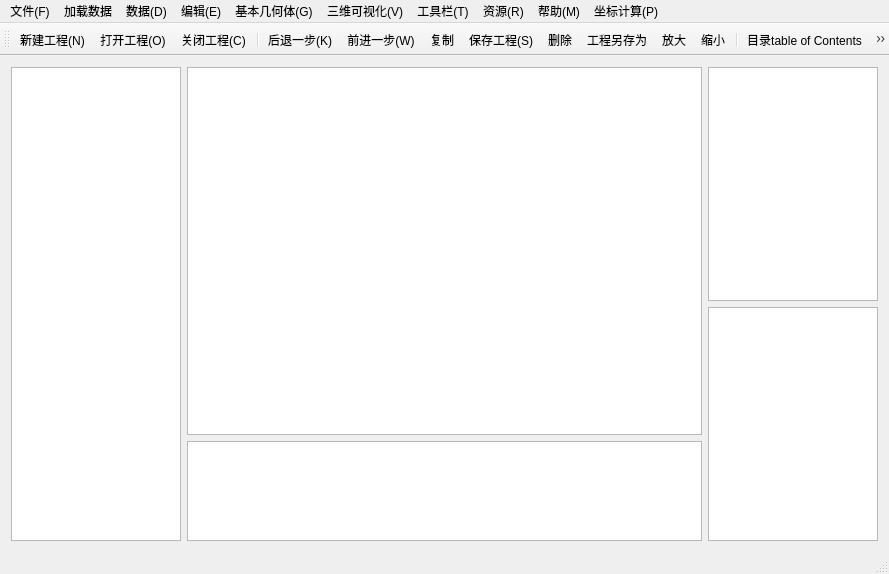
<?xml version="1.0" encoding="UTF-8"?>
<ui version="4.0">
 <class>MainWindow</class>
 <widget class="QMainWindow" name="MainWindow">
  <property name="geometry">
   <rect>
    <x>0</x>
    <y>0</y>
    <width>889</width>
    <height>574</height>
   </rect>
  </property>
  <property name="windowTitle">
   <string>油藏数据三维可视化平台</string>
  </property>
  <widget class="QWidget" name="centralWidget">
   <layout class="QHBoxLayout" name="horizontalLayout_2">
    <item>
     <layout class="QHBoxLayout" name="horizontalLayout">
      <item>
       <widget class="TreeView" name="treeView">
        <property name="sizePolicy">
         <sizepolicy hsizetype="MinimumExpanding" vsizetype="MinimumExpanding">
          <horstretch>0</horstretch>
          <verstretch>0</verstretch>
         </sizepolicy>
        </property>
        <property name="minimumSize">
         <size>
          <width>170</width>
          <height>0</height>
         </size>
        </property>
        <property name="maximumSize">
         <size>
          <width>170</width>
          <height>16777215</height>
         </size>
        </property>
        <property name="contextMenuPolicy">
         <enum>Qt::CustomContextMenu</enum>
        </property>
        <property name="autoFillBackground">
         <bool>true</bool>
        </property>
        <property name="verticalScrollBarPolicy">
         <enum>Qt::ScrollBarAsNeeded</enum>
        </property>
        <property name="horizontalScrollBarPolicy">
         <enum>Qt::ScrollBarAsNeeded</enum>
        </property>
        <property name="sizeAdjustPolicy">
         <enum>QAbstractScrollArea::AdjustToContents</enum>
        </property>
        <property name="autoScroll">
         <bool>true</bool>
        </property>
        <property name="autoScrollMargin">
         <number>16</number>
        </property>
        <property name="alternatingRowColors">
         <bool>true</bool>
        </property>
        <property name="iconSize">
         <size>
          <width>16</width>
          <height>16</height>
         </size>
        </property>
        <property name="autoExpandDelay">
         <number>-1</number>
        </property>
        <property name="uniformRowHeights">
         <bool>true</bool>
        </property>
        <property name="animated">
         <bool>true</bool>
        </property>
        <property name="headerHidden">
         <bool>true</bool>
        </property>
        <attribute name="headerVisible">
         <bool>false</bool>
        </attribute>
        <attribute name="headerCascadingSectionResizes">
         <bool>false</bool>
        </attribute>
        <attribute name="headerHighlightSections">
         <bool>false</bool>
        </attribute>
        <attribute name="headerShowSortIndicator" stdset="0">
         <bool>false</bool>
        </attribute>
       </widget>
      </item>
      <item>
       <layout class="QVBoxLayout" name="verticalLayout_3">
        <item>
         <widget class="GraphicsView" name="graphicsView">
          <property name="sizePolicy">
           <sizepolicy hsizetype="Expanding" vsizetype="Expanding">
            <horstretch>0</horstretch>
            <verstretch>0</verstretch>
           </sizepolicy>
          </property>
          <property name="contextMenuPolicy">
           <enum>Qt::CustomContextMenu</enum>
          </property>
         </widget>
        </item>
        <item>
         <widget class="QGraphicsView" name="graphicsView_Bottom">
          <property name="sizePolicy">
           <sizepolicy hsizetype="Expanding" vsizetype="Fixed">
            <horstretch>0</horstretch>
            <verstretch>0</verstretch>
           </sizepolicy>
          </property>
          <property name="minimumSize">
           <size>
            <width>0</width>
            <height>100</height>
           </size>
          </property>
          <property name="maximumSize">
           <size>
            <width>16777215</width>
            <height>100</height>
           </size>
          </property>
         </widget>
        </item>
       </layout>
      </item>
      <item>
       <layout class="QVBoxLayout" name="verticalLayout_6">
        <item>
         <widget class="QGraphicsView" name="graphicsView_RTop">
          <property name="enabled">
           <bool>true</bool>
          </property>
          <property name="sizePolicy">
           <sizepolicy hsizetype="Fixed" vsizetype="Expanding">
            <horstretch>0</horstretch>
            <verstretch>0</verstretch>
           </sizepolicy>
          </property>
          <property name="minimumSize">
           <size>
            <width>170</width>
            <height>0</height>
           </size>
          </property>
          <property name="maximumSize">
           <size>
            <width>170</width>
            <height>16777215</height>
           </size>
          </property>
         </widget>
        </item>
        <item>
         <widget class="QGraphicsView" name="graphicsView_RBottom">
          <property name="enabled">
           <bool>true</bool>
          </property>
          <property name="sizePolicy">
           <sizepolicy hsizetype="Fixed" vsizetype="Expanding">
            <horstretch>0</horstretch>
            <verstretch>0</verstretch>
           </sizepolicy>
          </property>
          <property name="minimumSize">
           <size>
            <width>170</width>
            <height>0</height>
           </size>
          </property>
          <property name="maximumSize">
           <size>
            <width>170</width>
            <height>16777215</height>
           </size>
          </property>
         </widget>
        </item>
       </layout>
      </item>
     </layout>
    </item>
   </layout>
  </widget>
  <widget class="QMenuBar" name="menuBar">
   <property name="enabled">
    <bool>true</bool>
   </property>
   <property name="geometry">
    <rect>
     <x>0</x>
     <y>0</y>
     <width>889</width>
     <height>23</height>
    </rect>
   </property>
   <widget class="QMenu" name="menu_2">
    <property name="title">
     <string>编辑(E)</string>
    </property>
    <widget class="QMenu" name="menu_5">
     <property name="title">
      <string>选择</string>
     </property>
     <widget class="QMenu" name="menu_10">
      <property name="title">
       <string>旋转</string>
      </property>
      <addaction name="whirl_alone"/>
      <addaction name="whirl"/>
     </widget>
     <addaction name="Pick_up"/>
     <addaction name="Drag"/>
     <addaction name="menu_10"/>
     <addaction name="extend"/>
     <addaction name="Unselected"/>
    </widget>
    <addaction name="Revocation"/>
    <addaction name="Restore"/>
    <addaction name="reduction"/>
    <addaction name="menu_5"/>
    <addaction name="merge"/>
    <addaction name="delete_2"/>
    <addaction name="copy"/>
    <addaction name="Cutting"/>
   </widget>
   <widget class="QMenu" name="menu_3">
    <property name="title">
     <string>三维可视化(V)</string>
    </property>
    <widget class="QMenu" name="menu_6">
     <property name="title">
      <string>场景显示</string>
     </property>
     <addaction name="panoramic"/>
     <addaction name="Plan_view"/>
     <addaction name="Bottom_view"/>
     <addaction name="North_view"/>
     <addaction name="Parallel_projection"/>
     <addaction name="Perspective_projection"/>
    </widget>
    <widget class="QMenu" name="menu_7">
     <property name="title">
      <string>缩放</string>
     </property>
     <addaction name="enlarge"/>
     <addaction name="Narrow"/>
    </widget>
    <addaction name="Property_superposition"/>
    <addaction name="menu_6"/>
    <addaction name="menu_7"/>
    <addaction name="Outsourcing_box"/>
    <addaction name="XYZ"/>
    <addaction name="Staff"/>
    <addaction name="color"/>
    <addaction name="Hide_Show"/>
    <addaction name="move"/>
    <addaction name="Light_control"/>
   </widget>
   <widget class="QMenu" name="menu_4">
    <property name="title">
     <string>帮助(M)</string>
    </property>
    <addaction name="table_of_Contents"/>
    <addaction name="Index"/>
    <addaction name="Online_Help"/>
   </widget>
   <widget class="QMenu" name="menu_T">
    <property name="title">
     <string>工具栏(T)</string>
    </property>
    <addaction name="straight_line"/>
    <addaction name="text_editor"/>
    <addaction name="Draw_boundary"/>
    <addaction name="Generate_contours"/>
    <addaction name="layer"/>
    <addaction name="AssistantView"/>
   </widget>
   <widget class="QMenu" name="menu_R">
    <property name="title">
     <string>资源(R)</string>
    </property>
   </widget>
   <widget class="QMenu" name="menu_D">
    <property name="title">
     <string>数据(D)</string>
    </property>
    <widget class="QMenu" name="menu_8">
     <property name="title">
      <string>单井</string>
     </property>
     <addaction name="Wellhead"/>
     <addaction name="well_deviation"/>
     <addaction name="Well_trajectory"/>
     <addaction name="Logs"/>
     <addaction name="Perforation"/>
     <addaction name="Stratified"/>
    </widget>
    <addaction name="menu_8"/>
    <addaction name="Reservoir_Simulation"/>
    <addaction name="Geological_model"/>
    <addaction name="crack"/>
    <addaction name="drilling"/>
    <addaction name="profile"/>
    <addaction name="Structural_map"/>
    <addaction name="Thematic_map"/>
    <addaction name="point"/>
    <addaction name="line"/>
    <addaction name="surface"/>
    <addaction name="body_part"/>
   </widget>
   <widget class="QMenu" name="menu_11">
    <property name="title">
     <string>基本几何体(G)</string>
    </property>
    <addaction name="Sphere"/>
    <addaction name="cuboid"/>
    <addaction name="Ellipsoid"/>
    <addaction name="Cone"/>
    <addaction name="Cylinder"/>
    <addaction name="Yuantong"/>
    <addaction name="Ring"/>
   </widget>
   <widget class="QMenu" name="menu">
    <property name="title">
     <string>文件(F)</string>
    </property>
    <addaction name="createProject"/>
    <addaction name="openProject"/>
    <addaction name="saveProject"/>
    <addaction name="saveProjectAS"/>
    <addaction name="closeProject"/>
    <addaction name="separator"/>
    <addaction name="quit"/>
   </widget>
   <widget class="QMenu" name="menu_12">
    <property name="title">
     <string>加载数据</string>
    </property>
    <addaction name="loadStrataSurface"/>
    <addaction name="loadFault"/>
    <addaction name="loadWell"/>
    <addaction name="separator"/>
    <addaction name="loadSModel"/>
    <addaction name="loadVModel"/>
    <addaction name="separator"/>
    <addaction name="loadExplorationResult"/>
    <addaction name="loadProfile"/>
    <addaction name="loadCompositeColumn"/>
   </widget>
   <widget class="QMenu" name="menu_P">
    <property name="title">
     <string>坐标计算(P)</string>
    </property>
    <addaction name="ExplorationResultDataTransForm"/>
    <addaction name="ProfileDataTransform"/>
    <addaction name="SinglewellDataTransform"/>
    <addaction name="DataTransform"/>
   </widget>
   <addaction name="menu"/>
   <addaction name="menu_12"/>
   <addaction name="menu_D"/>
   <addaction name="menu_2"/>
   <addaction name="menu_11"/>
   <addaction name="menu_3"/>
   <addaction name="menu_T"/>
   <addaction name="menu_R"/>
   <addaction name="menu_4"/>
   <addaction name="menu_P"/>
  </widget>
  <widget class="QStatusBar" name="statusBar"/>
  <widget class="QToolBar" name="mainToolBar">
   <property name="enabled">
    <bool>true</bool>
   </property>
   <attribute name="toolBarArea">
    <enum>TopToolBarArea</enum>
   </attribute>
   <attribute name="toolBarBreak">
    <bool>false</bool>
   </attribute>
   <addaction name="createProject"/>
   <addaction name="openProject"/>
   <addaction name="closeProject"/>
   <addaction name="separator"/>
   <addaction name="Restore"/>
   <addaction name="Revocation"/>
   <addaction name="copy"/>
   <addaction name="saveProject"/>
   <addaction name="delete_2"/>
   <addaction name="saveProjectAs"/>
   <addaction name="enlarge"/>
   <addaction name="Narrow"/>
   <addaction name="separator"/>
   <addaction name="table_of_Contents"/>
   <addaction name="Index"/>
   <addaction name="Online_Help"/>
   <addaction name="separator"/>
   <addaction name="Structural_map"/>
   <addaction name="Thematic_map"/>
   <addaction name="Wellhead"/>
   <addaction name="Well_trajectory"/>
   <addaction name="Logs"/>
   <addaction name="Stratified"/>
   <addaction name="Reservoir_Simulation"/>
   <addaction name="Geological_model"/>
   <addaction name="crack"/>
   <addaction name="point"/>
   <addaction name="line"/>
   <addaction name="straight_line"/>
   <addaction name="surface"/>
   <addaction name="body_part"/>
   <addaction name="separator"/>
   <addaction name="Sphere"/>
   <addaction name="cuboid"/>
   <addaction name="Ellipsoid"/>
   <addaction name="Cone"/>
   <addaction name="Cylinder"/>
   <addaction name="Yuantong"/>
   <addaction name="Ring"/>
   <addaction name="text_editor"/>
   <addaction name="Draw_boundary"/>
   <addaction name="Generate_contours"/>
   <addaction name="layer"/>
   <addaction name="Pick_up"/>
   <addaction name="Drag"/>
   <addaction name="merge"/>
   <addaction name="Property_superposition"/>
   <addaction name="Cutting"/>
   <addaction name="whirl"/>
   <addaction name="whirl_alone"/>
   <addaction name="Staff"/>
   <addaction name="XYZ"/>
   <addaction name="Outsourcing_box"/>
   <addaction name="Unselected"/>
   <addaction name="reduction"/>
   <addaction name="extend"/>
   <addaction name="panoramic"/>
   <addaction name="North_view"/>
   <addaction name="Plan_view"/>
   <addaction name="Bottom_view"/>
   <addaction name="Light_control"/>
   <addaction name="drilling"/>
   <addaction name="profile"/>
   <addaction name="Parallel_projection"/>
   <addaction name="Perspective_projection"/>
   <addaction name="color"/>
   <addaction name="Hide_Show"/>
   <addaction name="move"/>
  </widget>
  <action name="createProject">
   <property name="icon">
    <iconset resource="icons.qrc">
     <normaloff>:/File/images/new.png</normaloff>:/File/images/new.png</iconset>
   </property>
   <property name="text">
    <string>新建工程(N)</string>
   </property>
   <property name="shortcut">
    <string>Ctrl+N</string>
   </property>
  </action>
  <action name="openProject">
   <property name="icon">
    <iconset resource="icons.qrc">
     <normaloff>:/File/images/open.png</normaloff>:/File/images/open.png</iconset>
   </property>
   <property name="text">
    <string>打开工程(O)</string>
   </property>
   <property name="shortcut">
    <string>Ctrl+O</string>
   </property>
  </action>
  <action name="closeProject">
   <property name="icon">
    <iconset resource="icons.qrc">
     <normaloff>:/File/images/exit.png</normaloff>:/File/images/exit.png</iconset>
   </property>
   <property name="text">
    <string>关闭工程(C)</string>
   </property>
   <property name="shortcut">
    <string>Ctrl+C</string>
   </property>
  </action>
  <action name="Revocation">
   <property name="icon">
    <iconset resource="icons.qrc">
     <normaloff>:/File/images/further.png</normaloff>:/File/images/further.png</iconset>
   </property>
   <property name="text">
    <string>前进一步(W)</string>
   </property>
  </action>
  <action name="Restore">
   <property name="icon">
    <iconset resource="icons.qrc">
     <normaloff>:/File/images/Revocation.png</normaloff>:/File/images/Revocation.png</iconset>
   </property>
   <property name="text">
    <string>后退一步(K)</string>
   </property>
  </action>
  <action name="table_of_Contents">
   <property name="icon">
    <iconset resource="icons.qrc">
     <normaloff>:/File/images/table of Contents.png</normaloff>:/File/images/table of Contents.png</iconset>
   </property>
   <property name="text">
    <string>目录table of Contents</string>
   </property>
  </action>
  <action name="Index">
   <property name="icon">
    <iconset resource="icons.qrc">
     <normaloff>:/File/images/index.png</normaloff>:/File/images/index.png</iconset>
   </property>
   <property name="text">
    <string>索引index</string>
   </property>
  </action>
  <action name="Online_Help">
   <property name="icon">
    <iconset resource="icons.qrc">
     <normaloff>:/File/images/Online Help.png</normaloff>:/File/images/Online Help.png</iconset>
   </property>
   <property name="text">
    <string>联机帮助Online Help</string>
   </property>
  </action>
  <action name="Pick_up">
   <property name="icon">
    <iconset resource="icons.qrc">
     <normaloff>:/File/images/Pick up.png</normaloff>:/File/images/Pick up.png</iconset>
   </property>
   <property name="text">
    <string>拾取</string>
   </property>
  </action>
  <action name="Drag">
   <property name="icon">
    <iconset resource="icons.qrc">
     <normaloff>:/File/images/Drag.png</normaloff>:/File/images/Drag.png</iconset>
   </property>
   <property name="text">
    <string>拖拽</string>
   </property>
  </action>
  <action name="extend">
   <property name="icon">
    <iconset resource="icons.qrc">
     <normaloff>:/File/images/extend.png</normaloff>:/File/images/extend.png</iconset>
   </property>
   <property name="text">
    <string>延展</string>
   </property>
  </action>
  <action name="merge">
   <property name="icon">
    <iconset resource="icons.qrc">
     <normaloff>:/File/images/merge.png</normaloff>:/File/images/merge.png</iconset>
   </property>
   <property name="text">
    <string>合并</string>
   </property>
  </action>
  <action name="delete_2">
   <property name="icon">
    <iconset resource="icons.qrc">
     <normaloff>:/File/images/delete.png</normaloff>:/File/images/delete.png</iconset>
   </property>
   <property name="text">
    <string>删除</string>
   </property>
  </action>
  <action name="copy">
   <property name="icon">
    <iconset resource="icons.qrc">
     <normaloff>:/File/images/copy.png</normaloff>:/File/images/copy.png</iconset>
   </property>
   <property name="text">
    <string>复制</string>
   </property>
  </action>
  <action name="Cutting">
   <property name="icon">
    <iconset resource="icons.qrc">
     <normaloff>:/File/images/Cutting.png</normaloff>:/File/images/Cutting.png</iconset>
   </property>
   <property name="text">
    <string>切割</string>
   </property>
  </action>
  <action name="Property_superposition">
   <property name="icon">
    <iconset resource="icons.qrc">
     <normaloff>:/File/images/Property superposition.png</normaloff>:/File/images/Property superposition.png</iconset>
   </property>
   <property name="text">
    <string>属性叠加</string>
   </property>
  </action>
  <action name="Unselected">
   <property name="icon">
    <iconset resource="icons.qrc">
     <normaloff>:/File/images/Unselected.png</normaloff>:/File/images/Unselected.png</iconset>
   </property>
   <property name="text">
    <string>反选</string>
   </property>
  </action>
  <action name="saveProjectAs">
   <property name="icon">
    <iconset resource="icons.qrc">
     <normaloff>:/File/images/Save as.png</normaloff>:/File/images/Save as.png</iconset>
   </property>
   <property name="text">
    <string>工程另存为</string>
   </property>
  </action>
  <action name="saveProject">
   <property name="icon">
    <iconset resource="icons.qrc">
     <normaloff>:/File/images/save.png</normaloff>:/File/images/save.png</iconset>
   </property>
   <property name="text">
    <string>保存工程(S)</string>
   </property>
  </action>
  <action name="reduction">
   <property name="icon">
    <iconset resource="icons.qrc">
     <normaloff>:/File/images/reduction.png</normaloff>:/File/images/reduction.png</iconset>
   </property>
   <property name="text">
    <string>还原(O)</string>
   </property>
  </action>
  <action name="whirl_alone">
   <property name="icon">
    <iconset resource="icons.qrc">
     <normaloff>:/File/images/whirl（alone）.png</normaloff>:/File/images/whirl（alone）.png</iconset>
   </property>
   <property name="text">
    <string>旋转物体</string>
   </property>
  </action>
  <action name="whirl">
   <property name="icon">
    <iconset resource="icons.qrc">
     <normaloff>:/File/images/whirl.png</normaloff>:/File/images/whirl.png</iconset>
   </property>
   <property name="text">
    <string>旋转场景</string>
   </property>
  </action>
  <action name="panoramic">
   <property name="icon">
    <iconset resource="icons.qrc">
     <normaloff>:/File/images/panoramic.png</normaloff>:/File/images/panoramic.png</iconset>
   </property>
   <property name="text">
    <string>全景</string>
   </property>
  </action>
  <action name="Plan_view">
   <property name="icon">
    <iconset resource="icons.qrc">
     <normaloff>:/File/images/Plan view.png</normaloff>:/File/images/Plan view.png</iconset>
   </property>
   <property name="text">
    <string>俯视图</string>
   </property>
  </action>
  <action name="Bottom_view">
   <property name="icon">
    <iconset resource="icons.qrc">
     <normaloff>:/File/images/Bottom view.png</normaloff>:/File/images/Bottom view.png</iconset>
   </property>
   <property name="text">
    <string>仰视图</string>
   </property>
  </action>
  <action name="Parallel_projection">
   <property name="icon">
    <iconset resource="icons.qrc">
     <normaloff>:/File/images/Parallel projection.png</normaloff>:/File/images/Parallel projection.png</iconset>
   </property>
   <property name="text">
    <string>平行投影</string>
   </property>
  </action>
  <action name="Perspective_projection">
   <property name="icon">
    <iconset resource="icons.qrc">
     <normaloff>:/File/images/Perspective projection.png</normaloff>:/File/images/Perspective projection.png</iconset>
   </property>
   <property name="text">
    <string>透视投影</string>
   </property>
  </action>
  <action name="enlarge">
   <property name="icon">
    <iconset resource="icons.qrc">
     <normaloff>:/File/images/enlarge.png</normaloff>:/File/images/enlarge.png</iconset>
   </property>
   <property name="text">
    <string>放大</string>
   </property>
  </action>
  <action name="Narrow">
   <property name="icon">
    <iconset resource="icons.qrc">
     <normaloff>:/File/images/Narrow.png</normaloff>:/File/images/Narrow.png</iconset>
   </property>
   <property name="text">
    <string>缩小</string>
   </property>
  </action>
  <action name="Outsourcing_box">
   <property name="icon">
    <iconset resource="icons.qrc">
     <normaloff>:/File/images/Outsourcing box.png</normaloff>:/File/images/Outsourcing box.png</iconset>
   </property>
   <property name="text">
    <string>外包框</string>
   </property>
  </action>
  <action name="XYZ">
   <property name="icon">
    <iconset resource="icons.qrc">
     <normaloff>:/File/images/XYZ.png</normaloff>:/File/images/XYZ.png</iconset>
   </property>
   <property name="text">
    <string>坐标轴</string>
   </property>
  </action>
  <action name="Staff">
   <property name="icon">
    <iconset resource="icons.qrc">
     <normaloff>:/File/images/Staff.png</normaloff>:/File/images/Staff.png</iconset>
   </property>
   <property name="text">
    <string>标尺</string>
   </property>
  </action>
  <action name="North_view">
   <property name="icon">
    <iconset resource="icons.qrc">
     <normaloff>:/File/images/North view.png</normaloff>:/File/images/North view.png</iconset>
   </property>
   <property name="text">
    <string>正北视图</string>
   </property>
  </action>
  <action name="Wellhead">
   <property name="icon">
    <iconset resource="icons.qrc">
     <normaloff>:/File/images/Wellhead.png</normaloff>:/File/images/Wellhead.png</iconset>
   </property>
   <property name="text">
    <string>井头</string>
   </property>
  </action>
  <action name="Well_trajectory">
   <property name="icon">
    <iconset resource="icons.qrc">
     <normaloff>:/File/images/Well trajectory.png</normaloff>:/File/images/Well trajectory.png</iconset>
   </property>
   <property name="text">
    <string>井轨迹</string>
   </property>
  </action>
  <action name="Logs">
   <property name="icon">
    <iconset resource="icons.qrc">
     <normaloff>:/File/images/Logs.png</normaloff>:/File/images/Logs.png</iconset>
   </property>
   <property name="text">
    <string>测井曲线</string>
   </property>
  </action>
  <action name="Perforation">
   <property name="icon">
    <iconset resource="icons.qrc">
     <normaloff>:/File/images/Perforation.png</normaloff>:/File/images/Perforation.png</iconset>
   </property>
   <property name="text">
    <string>射孔</string>
   </property>
  </action>
  <action name="Stratified">
   <property name="icon">
    <iconset resource="icons.qrc">
     <normaloff>:/File/images/Stratified.png</normaloff>:/File/images/Stratified.png</iconset>
   </property>
   <property name="text">
    <string>分层</string>
   </property>
  </action>
  <action name="Reservoir_Simulation">
   <property name="icon">
    <iconset resource="icons.qrc">
     <normaloff>:/File/images/Reservoir Simulation.png</normaloff>:/File/images/Reservoir Simulation.png</iconset>
   </property>
   <property name="text">
    <string>油藏模拟</string>
   </property>
  </action>
  <action name="Geological_model">
   <property name="icon">
    <iconset resource="icons.qrc">
     <normaloff>:/File/images/Geological model.png</normaloff>:/File/images/Geological model.png</iconset>
   </property>
   <property name="text">
    <string>地质模型</string>
   </property>
  </action>
  <action name="crack">
   <property name="icon">
    <iconset resource="icons.qrc">
     <normaloff>:/File/images/crack.png</normaloff>:/File/images/crack.png</iconset>
   </property>
   <property name="text">
    <string>裂缝</string>
   </property>
  </action>
  <action name="color">
   <property name="icon">
    <iconset resource="icons.qrc">
     <normaloff>:/File/images/color.png</normaloff>:/File/images/color.png</iconset>
   </property>
   <property name="text">
    <string>背景色</string>
   </property>
  </action>
  <action name="Hide_Show">
   <property name="icon">
    <iconset resource="icons.qrc">
     <normaloff>:/File/images/Hide Show.png</normaloff>:/File/images/Hide Show.png</iconset>
   </property>
   <property name="text">
    <string>隐藏显示</string>
   </property>
  </action>
  <action name="move">
   <property name="icon">
    <iconset resource="icons.qrc">
     <normaloff>:/File/images/move.png</normaloff>:/File/images/move.png</iconset>
   </property>
   <property name="text">
    <string>移动</string>
   </property>
  </action>
  <action name="Light_control">
   <property name="icon">
    <iconset resource="icons.qrc">
     <normaloff>:/File/images/Light control.png</normaloff>:/File/images/Light control.png</iconset>
   </property>
   <property name="text">
    <string>光源控制</string>
   </property>
  </action>
  <action name="drilling">
   <property name="icon">
    <iconset resource="icons.qrc">
     <normaloff>:/File/images/drilling.png</normaloff>:/File/images/drilling.png</iconset>
   </property>
   <property name="text">
    <string>钻孔</string>
   </property>
  </action>
  <action name="profile">
   <property name="icon">
    <iconset resource="icons.qrc">
     <normaloff>:/File/images/profile.png</normaloff>:/File/images/profile.png</iconset>
   </property>
   <property name="text">
    <string>剖面</string>
   </property>
  </action>
  <action name="well_deviation">
   <property name="icon">
    <iconset resource="icons.qrc">
     <normaloff>:/File/images/well deviation.png</normaloff>:/File/images/well deviation.png</iconset>
   </property>
   <property name="text">
    <string>井斜</string>
   </property>
  </action>
  <action name="straight_line">
   <property name="icon">
    <iconset resource="icons.qrc">
     <normaloff>:/File/images/straight line.png</normaloff>:/File/images/straight line.png</iconset>
   </property>
   <property name="text">
    <string>画线</string>
   </property>
  </action>
  <action name="text_editor">
   <property name="icon">
    <iconset resource="icons.qrc">
     <normaloff>:/File/images/text editor.png</normaloff>:/File/images/text editor.png</iconset>
   </property>
   <property name="text">
    <string>文字编辑</string>
   </property>
  </action>
  <action name="Draw_boundary">
   <property name="icon">
    <iconset resource="icons.qrc">
     <normaloff>:/File/images/Draw boundary.png</normaloff>:/File/images/Draw boundary.png</iconset>
   </property>
   <property name="text">
    <string>绘制边界</string>
   </property>
  </action>
  <action name="Generate_contours">
   <property name="icon">
    <iconset resource="icons.qrc">
     <normaloff>:/File/images/Generate contours.png</normaloff>:/File/images/Generate contours.png</iconset>
   </property>
   <property name="text">
    <string>生成等值线</string>
   </property>
  </action>
  <action name="layer">
   <property name="icon">
    <iconset resource="icons.qrc">
     <normaloff>:/File/images/layer.png</normaloff>:/File/images/layer.png</iconset>
   </property>
   <property name="text">
    <string>图层管理</string>
   </property>
  </action>
  <action name="Structural_map">
   <property name="icon">
    <iconset resource="icons.qrc">
     <normaloff>:/File/images/Structural map.png</normaloff>:/File/images/Structural map.png</iconset>
   </property>
   <property name="text">
    <string>构造图</string>
   </property>
  </action>
  <action name="Thematic_map">
   <property name="icon">
    <iconset resource="icons.qrc">
     <normaloff>:/File/images/Thematic map.png</normaloff>:/File/images/Thematic map.png</iconset>
   </property>
   <property name="text">
    <string>专题图</string>
   </property>
  </action>
  <action name="point">
   <property name="icon">
    <iconset resource="icons.qrc">
     <normaloff>:/File/images/point.png</normaloff>:/File/images/point.png</iconset>
   </property>
   <property name="text">
    <string>点</string>
   </property>
  </action>
  <action name="line">
   <property name="icon">
    <iconset resource="icons.qrc">
     <normaloff>:/File/images/line.png</normaloff>:/File/images/line.png</iconset>
   </property>
   <property name="text">
    <string>线</string>
   </property>
  </action>
  <action name="surface">
   <property name="icon">
    <iconset resource="icons.qrc">
     <normaloff>:/File/images/surface.png</normaloff>:/File/images/surface.png</iconset>
   </property>
   <property name="text">
    <string>面</string>
   </property>
  </action>
  <action name="body_part">
   <property name="icon">
    <iconset resource="icons.qrc">
     <normaloff>:/File/images/body part.png</normaloff>:/File/images/body part.png</iconset>
   </property>
   <property name="text">
    <string>体</string>
   </property>
  </action>
  <action name="Sphere">
   <property name="icon">
    <iconset resource="icons.qrc">
     <normaloff>:/File/images/Sphere.png</normaloff>:/File/images/Sphere.png</iconset>
   </property>
   <property name="text">
    <string>球体</string>
   </property>
  </action>
  <action name="cuboid">
   <property name="icon">
    <iconset resource="icons.qrc">
     <normaloff>:/File/images/cuboid.png</normaloff>:/File/images/cuboid.png</iconset>
   </property>
   <property name="text">
    <string>长方体</string>
   </property>
  </action>
  <action name="Ellipsoid">
   <property name="icon">
    <iconset resource="icons.qrc">
     <normaloff>:/File/images/Ellipsoid.png</normaloff>:/File/images/Ellipsoid.png</iconset>
   </property>
   <property name="text">
    <string>椭球体</string>
   </property>
  </action>
  <action name="Cone">
   <property name="icon">
    <iconset resource="icons.qrc">
     <normaloff>:/File/images/Cone.png</normaloff>:/File/images/Cone.png</iconset>
   </property>
   <property name="text">
    <string>圆锥体</string>
   </property>
  </action>
  <action name="Cylinder">
   <property name="icon">
    <iconset resource="icons.qrc">
     <normaloff>:/File/images/Cylinder.png</normaloff>:/File/images/Cylinder.png</iconset>
   </property>
   <property name="text">
    <string>圆柱体</string>
   </property>
  </action>
  <action name="Yuantong">
   <property name="icon">
    <iconset resource="icons.qrc">
     <normaloff>:/File/images/Yuantong.png</normaloff>:/File/images/Yuantong.png</iconset>
   </property>
   <property name="text">
    <string>圆筒</string>
   </property>
  </action>
  <action name="Ring">
   <property name="icon">
    <iconset resource="icons.qrc">
     <normaloff>:/File/images/Ring.png</normaloff>:/File/images/Ring.png</iconset>
   </property>
   <property name="text">
    <string>圆环</string>
   </property>
  </action>
  <action name="AssistantView">
   <property name="text">
    <string>辅助界面</string>
   </property>
  </action>
  <action name="loadStrataSurface">
   <property name="text">
    <string>地层面</string>
   </property>
   <property name="toolTip">
    <string>加载地层面数据</string>
   </property>
  </action>
  <action name="loadFault">
   <property name="text">
    <string>断层面</string>
   </property>
   <property name="toolTip">
    <string>加载断层面数据</string>
   </property>
  </action>
  <action name="loadWell">
   <property name="text">
    <string>井</string>
   </property>
   <property name="toolTip">
    <string>加载井数据</string>
   </property>
  </action>
  <action name="loadSModel">
   <property name="text">
    <string>地层模型（表面）</string>
   </property>
   <property name="toolTip">
    <string>加载表面模型数据</string>
   </property>
  </action>
  <action name="loadVModel">
   <property name="text">
    <string>地层模型（体元）</string>
   </property>
   <property name="toolTip">
    <string>加载体元模型数据</string>
   </property>
  </action>
  <action name="loadExplorationResult">
   <property name="text">
    <string>勘探成果图</string>
   </property>
   <property name="toolTip">
    <string>加载勘探成果图</string>
   </property>
  </action>
  <action name="loadProfile">
   <property name="text">
    <string>连井剖面图</string>
   </property>
   <property name="toolTip">
    <string>加载连井剖面图</string>
   </property>
  </action>
  <action name="loadCompositeColumn">
   <property name="text">
    <string>单井综合柱状图</string>
   </property>
   <property name="toolTip">
    <string>加载单井综合柱状图</string>
   </property>
  </action>
  <action name="saveProjectAS">
   <property name="text">
    <string>另存工程</string>
   </property>
   <property name="toolTip">
    <string>工程另存为...</string>
   </property>
  </action>
  <action name="quit">
   <property name="text">
    <string>退出</string>
   </property>
  </action>
  <action name="ExplorationResultDataTransForm">
   <property name="text">
    <string>勘探成果图计算</string>
   </property>
  </action>
  <action name="ProfileDataTransform">
   <property name="text">
    <string>连井剖面图计算</string>
   </property>
  </action>
  <action name="SinglewellDataTransform">
   <property name="text">
    <string>综合柱状图计算</string>
   </property>
  </action>
  <action name="DataTransform">
   <property name="text">
    <string>数据校正</string>
   </property>
  </action>
 </widget>
 <layoutdefault spacing="6" margin="11"/>
 <customwidgets>
  <customwidget>
   <class>GraphicsView</class>
   <extends>QGraphicsView</extends>
   <header location="global">graphicsview.h</header>
  </customwidget>
  <customwidget>
   <class>TreeView</class>
   <extends>QTreeView</extends>
   <header location="global">treeview.h</header>
  </customwidget>
 </customwidgets>
 <resources>
  <include location="icons.qrc"/>
 </resources>
 <connections/>
</ui>
